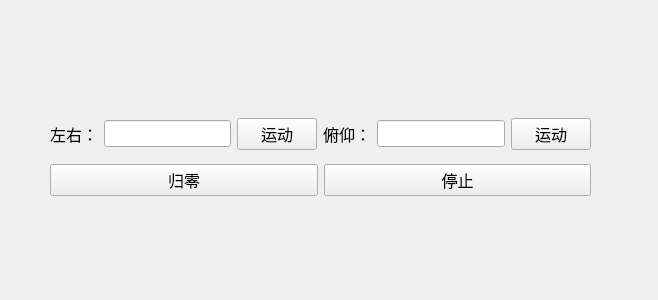
<?xml version="1.0" encoding="UTF-8"?>
<ui version="4.0">
 <class>Head</class>
 <widget class="QWidget" name="Head">
  <property name="geometry">
   <rect>
    <x>0</x>
    <y>0</y>
    <width>658</width>
    <height>300</height>
   </rect>
  </property>
  <property name="windowTitle">
   <string>Form</string>
  </property>
  <widget class="QWidget" name="layoutWidget">
   <property name="geometry">
    <rect>
     <x>50</x>
     <y>110</y>
     <width>541</width>
     <height>94</height>
    </rect>
   </property>
   <layout class="QGridLayout" name="gridLayout">
    <item row="0" column="0">
     <layout class="QHBoxLayout" name="horizontalLayout_2">
      <item>
       <widget class="QLabel" name="label_4">
        <property name="font">
         <font>
          <family>楷体</family>
          <pointsize>12</pointsize>
         </font>
        </property>
        <property name="text">
         <string>左右：</string>
        </property>
       </widget>
      </item>
      <item>
       <widget class="QLineEdit" name="lineEdit_head_LR">
        <property name="font">
         <font>
          <family>Times New Roman</family>
          <pointsize>12</pointsize>
         </font>
        </property>
       </widget>
      </item>
      <item>
       <widget class="QPushButton" name="StartButton">
        <property name="font">
         <font>
          <family>楷体</family>
          <pointsize>12</pointsize>
         </font>
        </property>
        <property name="text">
         <string>运动</string>
        </property>
       </widget>
      </item>
     </layout>
    </item>
    <item row="0" column="1">
     <layout class="QHBoxLayout" name="horizontalLayout_3">
      <item>
       <widget class="QLabel" name="label_5">
        <property name="font">
         <font>
          <family>楷体</family>
          <pointsize>12</pointsize>
         </font>
        </property>
        <property name="text">
         <string>俯仰：</string>
        </property>
       </widget>
      </item>
      <item>
       <widget class="QLineEdit" name="lineEdit_head">
        <property name="font">
         <font>
          <family>Times New Roman</family>
          <pointsize>12</pointsize>
         </font>
        </property>
       </widget>
      </item>
      <item>
       <widget class="QPushButton" name="StartButton_2">
        <property name="font">
         <font>
          <family>楷体</family>
          <pointsize>12</pointsize>
         </font>
        </property>
        <property name="text">
         <string>运动</string>
        </property>
       </widget>
      </item>
     </layout>
    </item>
    <item row="1" column="0" colspan="2">
     <layout class="QHBoxLayout" name="horizontalLayout">
      <item>
       <widget class="QPushButton" name="ZeroButton">
        <property name="font">
         <font>
          <family>楷体</family>
          <pointsize>12</pointsize>
         </font>
        </property>
        <property name="text">
         <string>归零</string>
        </property>
       </widget>
      </item>
      <item>
       <widget class="QPushButton" name="PauseButton">
        <property name="font">
         <font>
          <family>楷体</family>
          <pointsize>12</pointsize>
         </font>
        </property>
        <property name="text">
         <string>停止</string>
        </property>
       </widget>
      </item>
     </layout>
    </item>
   </layout>
  </widget>
 </widget>
 <resources/>
 <connections/>
</ui>
